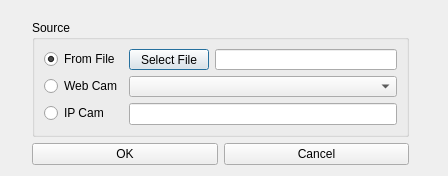
<?xml version="1.0" encoding="UTF-8"?>
<ui version="4.0">
 <class>DeviceWindow</class>
 <widget class="QDialog" name="DeviceWindow">
  <property name="windowModality">
   <enum>Qt::WindowModal</enum>
  </property>
  <property name="geometry">
   <rect>
    <x>0</x>
    <y>0</y>
    <width>448</width>
    <height>176</height>
   </rect>
  </property>
  <property name="contextMenuPolicy">
   <enum>Qt::DefaultContextMenu</enum>
  </property>
  <property name="windowTitle">
   <string>Select Device</string>
  </property>
  <widget class="QWidget" name="centralwidget">
   <property name="geometry">
    <rect>
     <x>0</x>
     <y>0</y>
     <width>441</width>
     <height>175</height>
    </rect>
   </property>
   <layout class="QVBoxLayout" name="verticalLayout_2">
    <property name="leftMargin">
     <number>32</number>
    </property>
    <property name="topMargin">
     <number>20</number>
    </property>
    <property name="rightMargin">
     <number>32</number>
    </property>
    <property name="bottomMargin">
     <number>10</number>
    </property>
    <item>
     <layout class="QHBoxLayout" name="horizontalLayout_3" stretch="0">
      <item>
       <layout class="QVBoxLayout" name="verticalLayout">
        <item>
         <widget class="QGroupBox" name="formGroupBox">
          <property name="title">
           <string>Source</string>
          </property>
          <layout class="QFormLayout" name="formLayout_2">
           <item row="0" column="0">
            <widget class="QRadioButton" name="boolFile">
             <property name="text">
              <string>From File</string>
             </property>
             <property name="checked">
              <bool>true</bool>
             </property>
            </widget>
           </item>
           <item row="0" column="1">
            <layout class="QFormLayout" name="formLayout_3">
             <item row="0" column="0">
              <widget class="QPushButton" name="btnOpen">
               <property name="text">
                <string>Select File</string>
               </property>
              </widget>
             </item>
             <item row="0" column="1">
              <widget class="QLineEdit" name="editPath">
               <property name="readOnly">
                <bool>true</bool>
               </property>
              </widget>
             </item>
            </layout>
           </item>
           <item row="1" column="0">
            <widget class="QRadioButton" name="boolWebCam">
             <property name="text">
              <string>Web Cam</string>
             </property>
            </widget>
           </item>
           <item row="1" column="1">
            <widget class="QComboBox" name="cbCam"/>
           </item>
           <item row="2" column="0">
            <widget class="QRadioButton" name="boolIPCam">
             <property name="text">
              <string>IP Cam</string>
             </property>
            </widget>
           </item>
           <item row="2" column="1">
            <widget class="QLineEdit" name="editURL"/>
           </item>
          </layout>
         </widget>
        </item>
       </layout>
      </item>
     </layout>
    </item>
    <item>
     <layout class="QHBoxLayout" name="horizontalLayout">
      <item>
       <widget class="QPushButton" name="btnOk">
        <property name="text">
         <string>OK</string>
        </property>
       </widget>
      </item>
      <item>
       <widget class="QPushButton" name="btnCancel">
        <property name="text">
         <string>Cancel</string>
        </property>
       </widget>
      </item>
     </layout>
    </item>
   </layout>
  </widget>
 </widget>
 <resources/>
 <connections/>
</ui>
